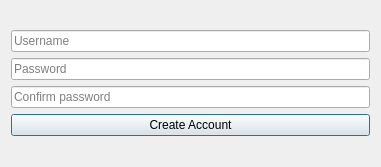
<?xml version="1.0" encoding="UTF-8"?>
<ui version="4.0">
 <class>CreateUser</class>
 <widget class="QDialog" name="CreateUser">
  <property name="geometry">
   <rect>
    <x>0</x>
    <y>0</y>
    <width>381</width>
    <height>167</height>
   </rect>
  </property>
  <property name="windowTitle">
   <string>To-Do List New User</string>
  </property>
  <layout class="QGridLayout" name="gridLayout">
   <item row="0" column="0">
    <layout class="QVBoxLayout" name="verticalLayout">
     <item>
      <widget class="QLineEdit" name="newUsername">
       <property name="text">
        <string/>
       </property>
       <property name="placeholderText">
        <string>Username</string>
       </property>
       <property name="clearButtonEnabled">
        <bool>true</bool>
       </property>
      </widget>
     </item>
     <item>
      <widget class="QLineEdit" name="newPassword">
       <property name="echoMode">
        <enum>QLineEdit::EchoMode::Password</enum>
       </property>
       <property name="placeholderText">
        <string>Password</string>
       </property>
       <property name="clearButtonEnabled">
        <bool>true</bool>
       </property>
      </widget>
     </item>
     <item>
      <widget class="QLineEdit" name="newPasswordConfirm">
       <property name="echoMode">
        <enum>QLineEdit::EchoMode::Password</enum>
       </property>
       <property name="placeholderText">
        <string>Confirm password</string>
       </property>
       <property name="clearButtonEnabled">
        <bool>true</bool>
       </property>
      </widget>
     </item>
     <item>
      <widget class="QPushButton" name="createNewAccountButton">
       <property name="text">
        <string>Create Account</string>
       </property>
      </widget>
     </item>
    </layout>
   </item>
  </layout>
 </widget>
 <resources/>
 <connections/>
</ui>
